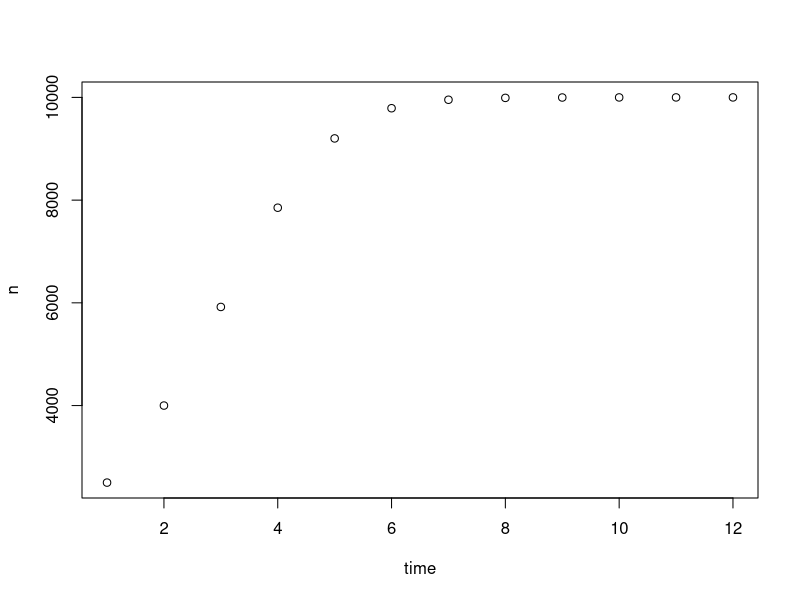

Source code (R):
#Lab 08 Documentation and Metadata 

#Implementing the discrete-time logistic growth model 
n <- 2500
K <- 10000
r <- 0.8 
time <- c(1:12)
for (t in seq(2, 12)) {
  n[t] <- n[t-1] + (r * n[t-1] * (K - n[t-1]) / K)
  print (n[t])
}
plot(time,n)

#Turn this code into a function that takes r, K, the total number of generations, and the initial population size as its arguments.
TimeLogisticGrowthModel <- function(r,K,n,NumberOfGen) {
  time <- c(1:NumberOfGen)
  for (t in seq(2, NumberOfGen)) {
    n[t] <- n[t-1] + (r * n[t-1] * (K - n[t-1]) / K)
    print (n[t])
  }
}
#Testing this function with new values 
TimeLogisticGrowthModel(1,3000,400,10)

#Add code to this function so it produces a plot of the data it generates. 
TimeLogisticGrowthModel <- function(r,K,n,NumberOfGen) {
  time <- c(1:NumberOfGen)
  for (t in seq(2, NumberOfGen)) {
    n[t] <- n[t-1] + (r * n[t-1] * (K - n[t-1]) / K)
    print (n[t])
  }
}
TimeLogisticGrowthModel(1,4000,12,13)

#Write code that calls this function 

#Write code that writes the data set to a file

#Make a new markdown document explaining the script. 